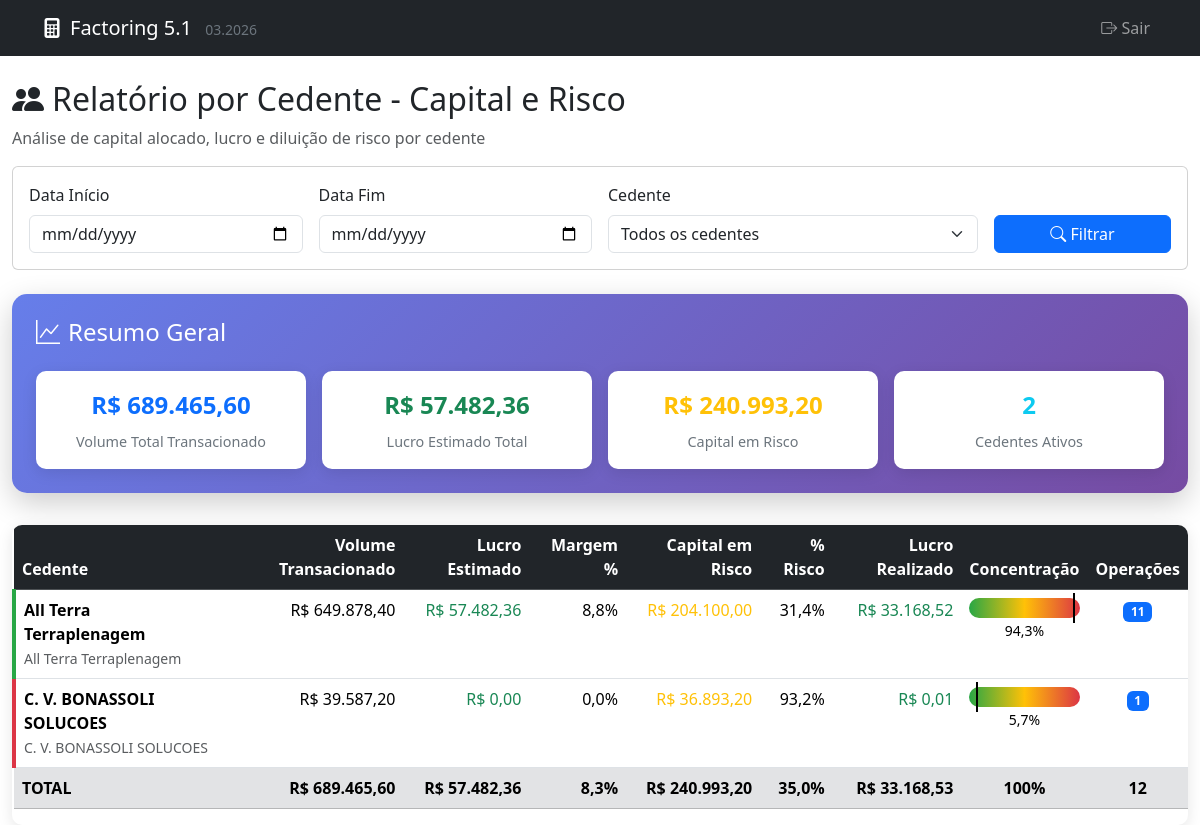
Screenshot of /relatorio_cedentes.php (signed in) with the database file from the repository.
### tables this page shows
CREATE TABLE `cedentes` (
  `id` int(11) NOT NULL AUTO_INCREMENT,
  `nome` varchar(255) NOT NULL,
  `email` varchar(255) DEFAULT NULL,
  `telefone` varchar(50) DEFAULT NULL,
  `tipo_pessoa` enum('FISICA','JURIDICA') NOT NULL DEFAULT 'FISICA',
  `documento_principal` varchar(18) DEFAULT NULL,
  `documento_secundario` varchar(14) DEFAULT NULL,
  `cpf` varchar(14) DEFAULT NULL,
  `cnpj` varchar(18) DEFAULT NULL,
  `documento_socio` varchar(14) DEFAULT NULL,
  `empresa` varchar(255) DEFAULT NULL,
  `endereco` text DEFAULT NULL,
  `cep` varchar(10) DEFAULT NULL,
  `logradouro` varchar(255) DEFAULT NULL,
  `numero` varchar(20) DEFAULT NULL,
  `complemento` varchar(100) DEFAULT NULL,
  `bairro` varchar(100) DEFAULT NULL,
  `cidade` varchar(100) DEFAULT NULL,
  `estado` varchar(2) DEFAULT NULL,
  `data_cadastro` timestamp NOT NULL DEFAULT current_timestamp(),
  PRIMARY KEY (`id`),
  UNIQUE KEY `cpf` (`cpf`),
  UNIQUE KEY `cnpj` (`cnpj`),
  UNIQUE KEY `documento_principal` (`documento_principal`),
  KEY `idx_nome` (`nome`),
  KEY `idx_empresa` (`empresa`)
);

### relatorio_cedentes.php (the view, shortened to what this page needs)
<?php
require_once 'db_connection.php';
if (!function_exists('formatHtmlCurrency')) {
    function formatHtmlCurrency($value) { return 'R$ ' . number_format($value ?? 0, 2, ',', '.'); }
}
if (!function_exists('formatHtmlPercentage')) {
    function formatHtmlPercentage($value, $decimals = 2) { return number_format($value ?? 0, $decimals, ',', '.') . '%'; }
}
$data_inicio = $_GET['data_inicio'] ?? '';
$data_fim = $_GET['data_fim'] ?? '';
$params = [];
$whereClausesOperacoes = [];
$whereSQL_operacoes = !empty($whereClausesOperacoes) ? "AND " . implode(" AND ", $whereClausesOperacoes) : "";
try {
    $stmt = $pdo->prepare($sql);
    $stmt->execute($params);
    $cedentes_data = $stmt->fetchAll(PDO::FETCH_ASSOC);
    $totais = [
        'capital_investido' => 0,
        'lucro_estimado' => 0,
        'capital_em_risco' => 0,
        'capital_com_problema' => 0,
        'capital_recebido' => 0,
        'lucro_realizado' => 0,
        'total_compensacoes' => 0,
        'num_operacoes' => 0
    ];
    foreach ($cedentes_data as $cedente) {
        $totais['capital_investido'] += $cedente['capital_investido'];
        $totais['lucro_estimado'] += $cedente['lucro_estimado'];
        $totais['capital_em_risco'] += $cedente['capital_em_risco'];
        $totais['capital_com_problema'] += $cedente['capital_com_problema'];
        $totais['capital_recebido'] += $cedente['capital_recebido'];
        $totais['lucro_realizado'] += $cedente['lucro_realizado'];
        $totais['total_compensacoes'] += $cedente['total_compensacoes'];
        $totais['num_operacoes'] += $cedente['num_operacoes'];
    }
} catch (PDOException $e) {
    $error_message = "Erro ao buscar dados: " . $e->getMessage();
    $cedentes_data = [];
    $totais = [];
    $lista_cedentes = [];
}
?>
<!DOCTYPE html>
<html lang="pt-BR">
<head>
    <link href="https://cdn.jsdelivr.net/npm/bootstrap@5.3.3/dist/css/bootstrap.min.css" rel="stylesheet">
    <link rel="stylesheet" href="https://cdn.jsdelivr.net/npm/bootstrap-icons@1.11.3/font/bootstrap-icons.min.css">
</head>
<body>
    <?php include 'menu.php'; ?>
    <div class="container-fluid mt-4">
        <div class="row">
            <div class="col-12">
                <h2><i class="bi bi-people-fill me-2"></i>Relatório por Cedente - Capital e Risco</h2>
                <p class="text-muted">Análise de capital alocado, lucro e diluição de risco por cedente</p>
            </div>
        </div>
        <div class="card mb-4">
            <div class="card-body">
                <form method="GET" class="row g-3">
                    <div class="col-md-3">
                        <label class="form-label">Data Início</label>
                        <input type="date" class="form-control" name="data_inicio" value="<?php echo htmlspecialchars($data_inicio); ?>">
                    </div>
                    <div class="col-md-3">
                        <label class="form-label">Data Fim</label>
                        <input type="date" class="form-control" name="data_fim" value="<?php echo htmlspecialchars($data_fim); ?>">
                    </div>
                    <div class="col-md-4">
                        <label class="form-label">Cedente</label>
                        <select class="form-select" name="cedente_id">
                            <option value="">Todos os cedentes</option>
                        </select>
                    </div>
                    <div class="col-md-2">
                        <label class="form-label">&nbsp;</label>
                        <button type="submit" class="btn btn-primary d-block w-100">
                            <i class="bi bi-search"></i> Filtrar
                        </button>
                    </div>
                </form>
            </div>
        </div>
        <?php if (isset($error_message)): ?>
            <div class="alert alert-danger"><?php echo $error_message; ?></div>
        <?php else: ?>
            <?php if (!empty($totais)): ?>
            <div class="summary-card">
                <h4 class="mb-4"><i class="bi bi-graph-up me-2"></i>Resumo Geral</h4>
                <div class="row g-3">
                    <div class="col-md-3">
                        <div class="metric-card tooltip-kpi">
                            <div class="metric-value text-primary"><?php echo formatHtmlCurrency($totais['capital_investido']); ?></div>
                            <div class="metric-label">Volume Total Transacionado</div>
                        </div>
                    </div>
                    <div class="col-md-3">
                        <div class="metric-card tooltip-kpi">
                            <div class="metric-value text-success"><?php echo formatHtmlCurrency($totais['lucro_estimado']); ?></div>
                            <div class="metric-label">Lucro Estimado Total</div>
                        </div>
                    </div>
                    <div class="col-md-3">
                        <div class="metric-card tooltip-kpi">
                            <div class="metric-value text-warning"><?php echo formatHtmlCurrency($totais['capital_em_risco']); ?></div>
                            <div class="metric-label">Capital em Risco</div>
                        </div>
                    </div>
                    <div class="col-md-3">
                        <div class="metric-card tooltip-kpi">
                            <div class="metric-value text-info"><?php echo count($cedentes_data); ?></div>
                            <div class="metric-label">Cedentes Ativos</div>
                        </div>
                    </div>
                </div>
            </div>
            <?php endif; ?>
            <?php if (!empty($cedentes_data)): ?>
            <div class="table-responsive">
                <table class="table table-hover">
                    <thead class="table-dark">
                        <tr>
                            <th>Cedente</th>
                            <th class="text-end">
                                <span class="tooltip-kpi">
                                    Volume Transacionado
                                </span>
                            </th>
                            <th class="text-end">
                                <span class="tooltip-kpi">
                                    Lucro Estimado
                                </span>
                            </th>
                            <th class="text-end">
                                <span class="tooltip-kpi">
                                    Margem %
                                </span>
                            </th>
                            <th class="text-end">
                                <span class="tooltip-kpi">
                                    Capital em Risco
                                </span>
                            </th>
                            <th class="text-end">
                                <span class="tooltip-kpi">
                                    % Risco
                                </span>
                            </th>
                            <th class="text-end">
                                <span class="tooltip-kpi">
                                    Lucro Realizado
                                </span>
                            </th>
                            <th class="text-center">
                                <span class="tooltip-kpi">
                                    Concentração
                                </span>
                            </th>
                            <th class="text-center">
                                <span class="tooltip-kpi">
                                    Operações
                                </span>
                            </th>
                        </tr>
                    </thead>
                    <tbody>
                        <?php foreach ($cedentes_data as $cedente):
                            $margem = $cedente['capital_investido'] > 0 ? ($cedente['lucro_estimado'] / $cedente['capital_investido']) * 100 : 0;
                            $risco_pct = $cedente['capital_investido'] > 0 ? ($cedente['capital_em_risco'] / $cedente['capital_investido']) * 100 : 0;
                            $concentracao = $totais['capital_investido'] > 0 ? ($cedente['capital_investido'] / $totais['capital_investido']) * 100 : 0;
                            $risk_class = 'risk-low';
                            if ($risco_pct > 70) $risk_class = 'risk-high';
                            elseif ($risco_pct > 40) $risk_class = 'risk-medium';
                        ?>
                        <tr class="<?php echo $risk_class; ?>">
                            <td>
                                <strong><?php echo htmlspecialchars($cedente['cedente_nome']); ?></strong>
                                <?php if ($cedente['cedente_empresa']): ?>
                                    <br><small class="text-muted"><?php echo htmlspecialchars($cedente['cedente_empresa']); ?></small>
                                <?php endif; ?>
                            </td>
                            <td class="text-end"><?php echo formatHtmlCurrency($cedente['capital_investido']); ?></td>
                            <td class="text-end text-success"><?php echo formatHtmlCurrency($cedente['lucro_estimado']); ?></td>
                            <td class="text-end"><?php echo formatHtmlPercentage($margem, 1); ?></td>
                            <td class="text-end text-warning"><?php echo formatHtmlCurrency($cedente['capital_em_risco']); ?></td>
                            <td class="text-end"><?php echo formatHtmlPercentage($risco_pct, 1); ?></td>
                            <td class="text-end text-success"><?php echo formatHtmlCurrency($cedente['lucro_realizado']); ?></td>
                            <td class="text-center">
                                <div class="concentration-bar">
                                    <div class="concentration-marker" style="left: <?php echo min(100, $concentracao); ?>%;"></div>
                                </div>
                                <small><?php echo formatHtmlPercentage($concentracao, 1); ?></small>
                            </td>
                            <td class="text-center">
                                <span class="badge bg-primary"><?php echo $cedente['num_operacoes']; ?></span>
                            </td>
                        </tr>
                        <?php endforeach; ?>
                    </tbody>
                    <tfoot class="table-secondary">
                        <tr>
                            <th>TOTAL</th>
                            <th class="text-end"><?php echo formatHtmlCurrency($totais['capital_investido']); ?></th>
                            <th class="text-end"><?php echo formatHtmlCurrency($totais['lucro_estimado']); ?></th>
                            <th class="text-end"><?php echo $totais['capital_investido'] > 0 ? formatHtmlPercentage(($totais['lucro_estimado'] / $totais['capital_investido']) * 100, 1) : '0%'; ?></th>
                            <th class="text-end"><?php echo formatHtmlCurrency($totais['capital_em_risco']); ?></th>
                            <th class="text-end"><?php echo $totais['capital_investido'] > 0 ? formatHtmlPercentage(($totais['capital_em_risco'] / $totais['capital_investido']) * 100, 1) : '0%'; ?></th>
                            <th class="text-end"><?php echo formatHtmlCurrency($totais['lucro_realizado']); ?></th>
                            <th class="text-center">100%</th>
                            <th class="text-center"><?php echo $totais['num_operacoes']; ?></th>
                        </tr>
                    </tfoot>
                </table>
            </div>
            <?php else: ?>
                <div class="alert alert-info">
                    <i class="bi bi-info-circle me-2"></i>Nenhum dado encontrado para os filtros selecionados.
                </div>
            <?php endif; ?>
        <?php endif; ?>
    </div>
</body>
</html>

### relatorio_cedentes.php (style rules this page uses)
.summary-card { background: linear-gradient(135deg, #667eea 0%, #764ba2 100%); color: white; border-radius: 15px; padding: 1.5rem; margin-bottom: 2rem; box-shadow: 0 10px 30px rgba(0,0,0,0.2); }
.metric-card { background: white; border-radius: 10px; padding: 1rem; text-align: center; box-shadow: 0 4px 15px rgba(0,0,0,0.1); transition: transform 0.3s ease; }
.metric-value { font-size: 1.5rem; font-weight: bold; margin-bottom: 0.5rem; }
.metric-label { font-size: 0.9rem; color: #6c757d; }
.risk-low { border-left: 4px solid #28a745; }
.risk-high { border-left: 4px solid #dc3545; }
.concentration-bar { height: 20px; background: linear-gradient(90deg, #28a745 0%, #ffc107 50%, #dc3545 100%); border-radius: 10px; position: relative; }
.concentration-marker { position: absolute; top: -5px; width: 2px; height: 30px; background: #000; }
.table-responsive { border-radius: 10px; overflow: hidden; box-shadow: 0 4px 15px rgba(0,0,0,0.1); }
.tooltip-kpi { position: relative; display: inline-block; width: 100%; }

### rows the page displays
cedentes: nome "All Terra Terraplenagem", empresa "All Terra Terraplenagem", capital_investido "R$ 649.878,40", lucro_estimado "R$ 57.482,36", margem "8,8%", capital_em_risco "R$ 204.100,00", risco_pct "31,4%", lucro_realizado "R$ 33.168,52", concentracao "94,3%", num_operacoes "11"
cedentes: nome "C. V. BONASSOLI SOLUCOES", empresa "C. V. BONASSOLI SOLUCOES", capital_investido "R$ 39.587,20", lucro_estimado "R$ 0,00", margem "0,0%", capital_em_risco "R$ 36.893,20", risco_pct "93,2%", lucro_realizado "R$ 0,01", concentracao "5,7%", num_operacoes "1"

### other values shown
formatHtmlCurrency($totais['capital_investido']) "R$ 689.465,60"
formatHtmlCurrency($totais['lucro_estimado']) "R$ 57.482,36"
formatHtmlCurrency($totais['capital_em_risco']) "R$ 240.993,20"
count($cedentes_data) "2"
formatHtmlCurrency($totais['lucro_realizado']) "R$ 33.168,53"
$totais['num_operacoes'] "12"
